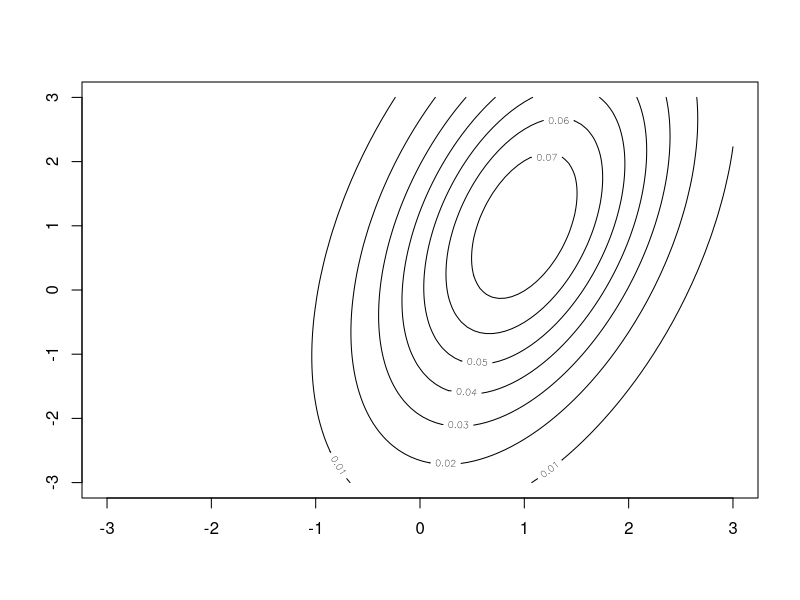

Write R code to recreate this figure. (Note: this script raises an error after producing the figure.)
## Exemple
library(mvtnorm)
x.points <- seq(-3,3,length.out=100) 
y.points <- x.points
z <- matrix(0,nrow=100,ncol=100)
mu <- c(1,1)
sigma <- matrix(c(1,1,1,5),nrow=2) 
for (i in 1:100) {
  for (j in 1:100) {
    z[i,j] <- dmvnorm(c(x.points[i],y.points[j]),
                      mean=mu,sigma=sigma) 
  }
}
contour(x.points,y.points,z)

# jeu 1
jeu1.Q <- MixSim(MaxOmega = 0.0, BarOmega = 0.0, K = 2, p = 2, sph = TRUE)
jeu1 <- simdataset(n = 500, Pi = Q$Pi, Mu = Q$Mu, S = Q$S)

#jeu 2
jeu2.Q <- MixSim(MaxOmega = 0.10, BarOmega = 0.05, K = 3, p = 2, sph = TRUE)
jeu2 <- simdataset(n = 500, Pi = Q$Pi, Mu = Q$Mu, S = Q$S)

#jeu 3
jeu2.Q <- MixSim(MaxOmega = 0.20, BarOmega = 0.04, K = 3, p = 2, sph = FALSE)
jeu2 <- simdataset(n = 500, Pi = Q$Pi, Mu = Q$Mu, S = Q$S)